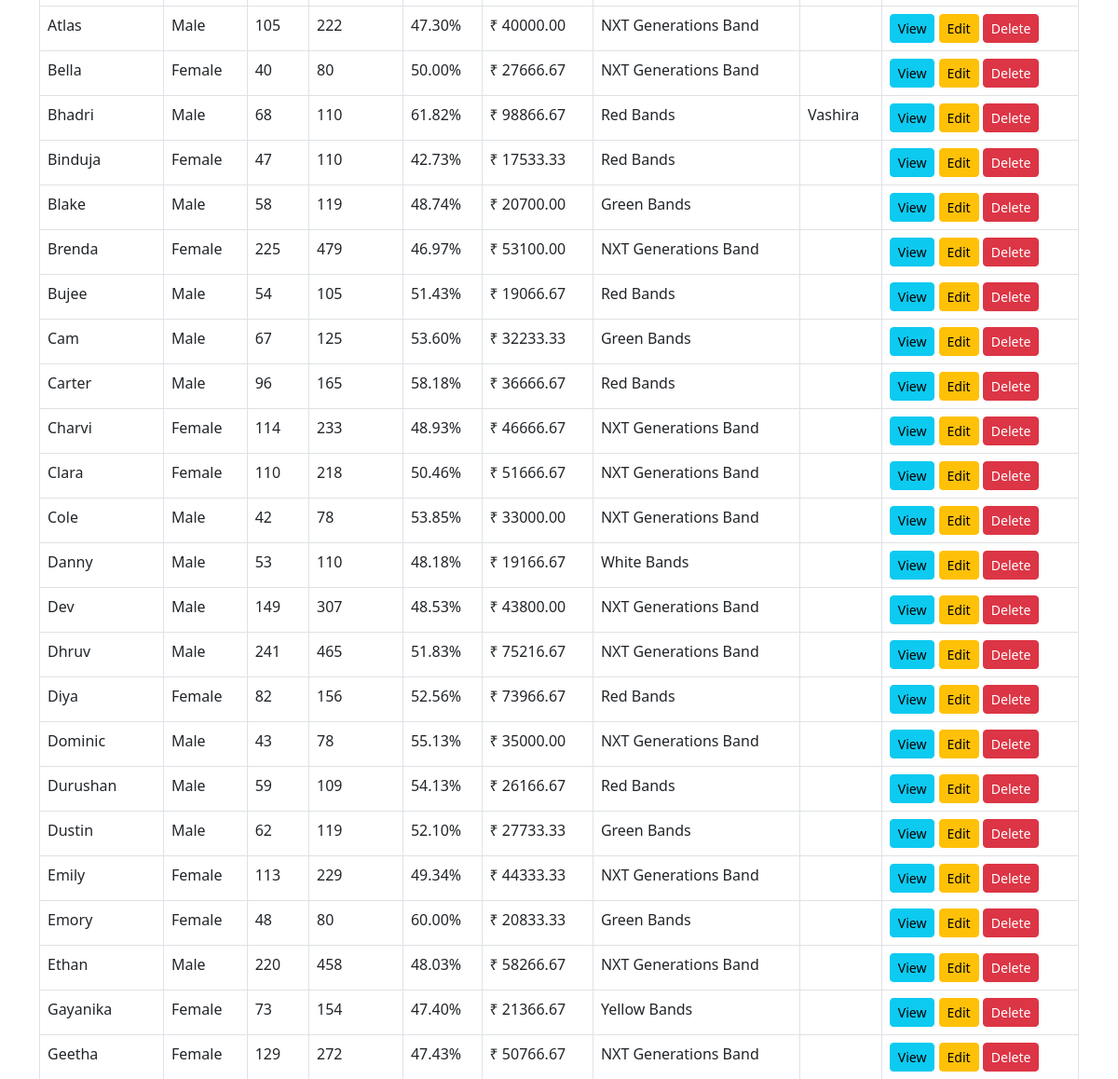
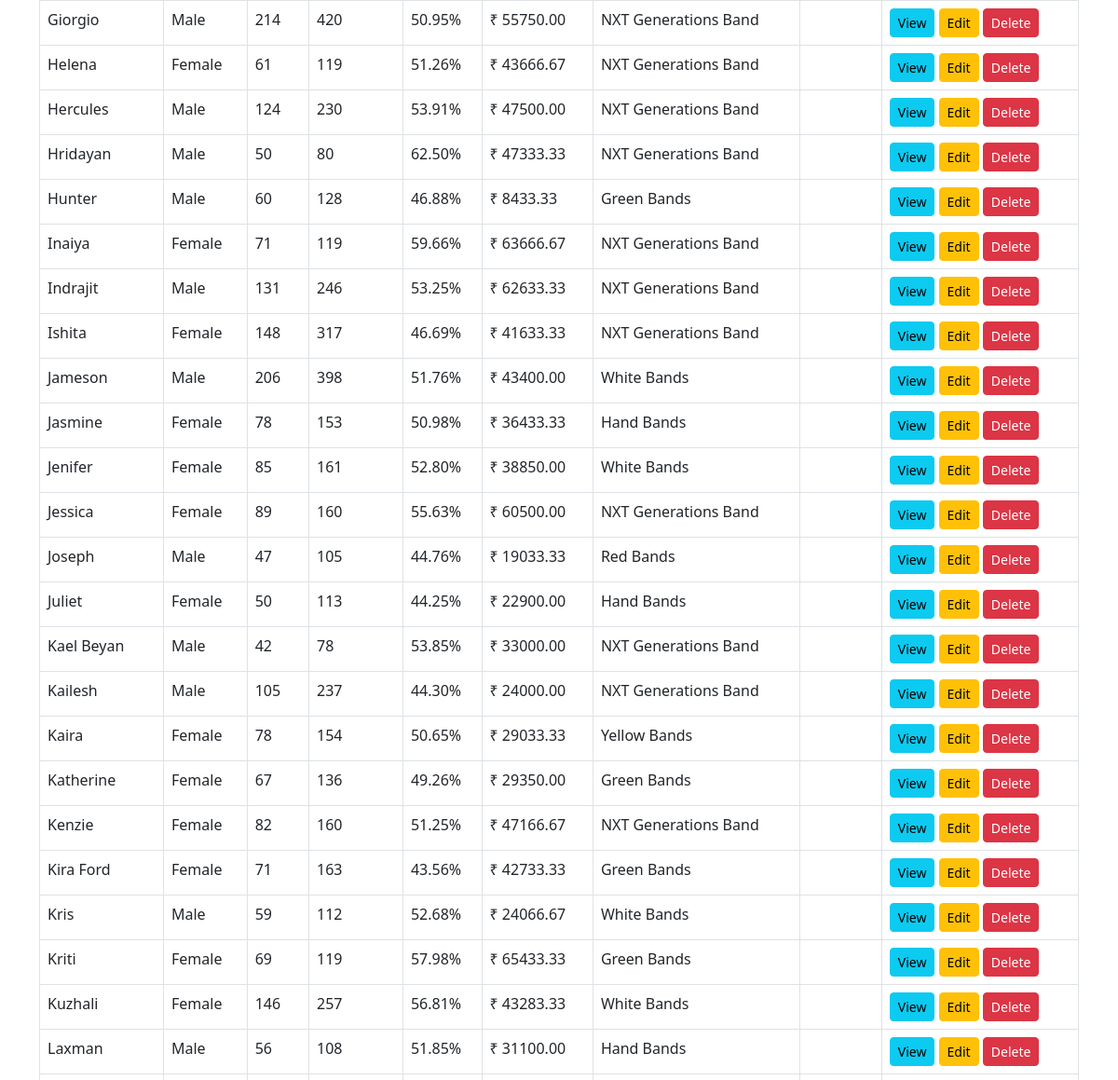
/academy/players/ (signed in, middle part), run on an earlier commit of the app's database (2 pictures, top to bottom).
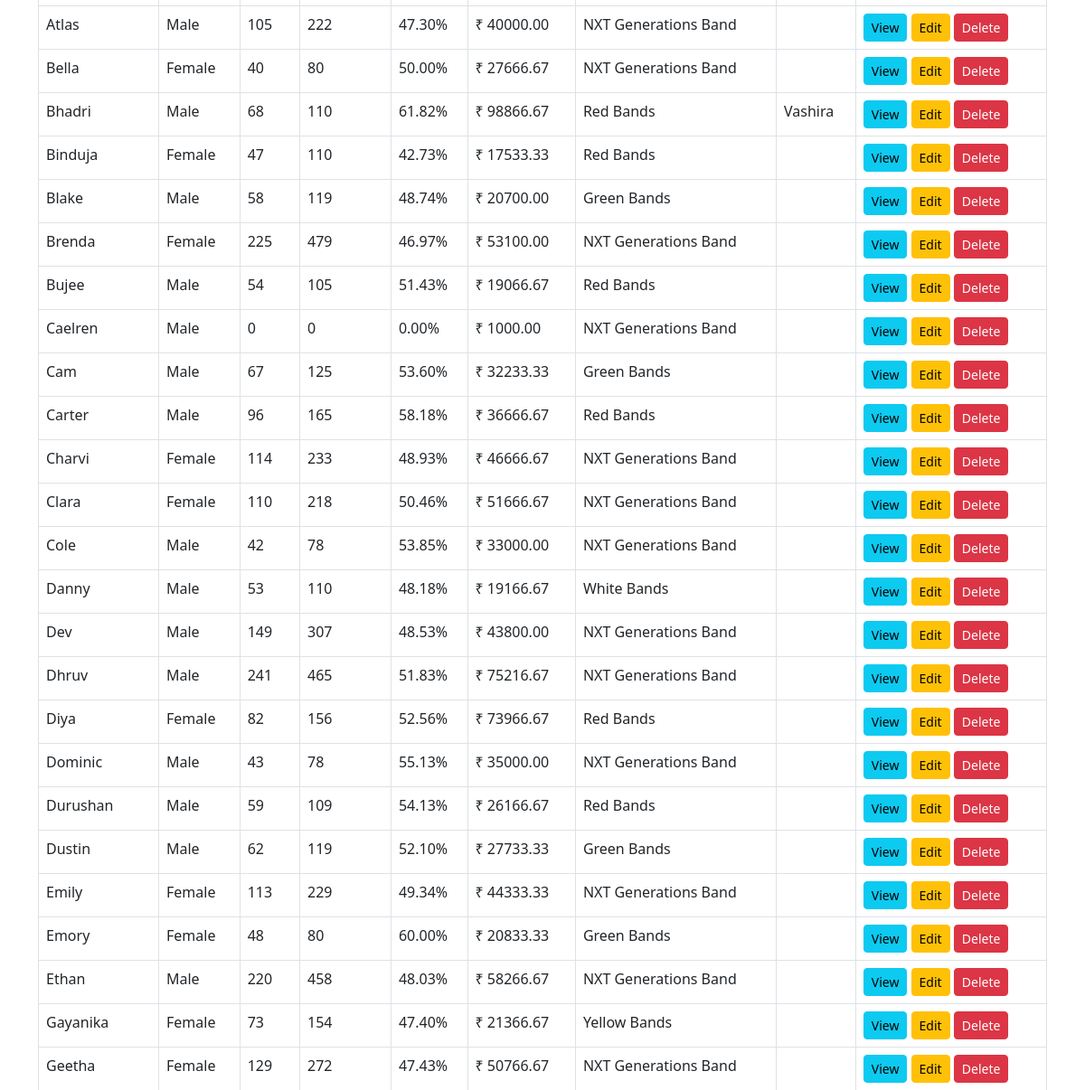
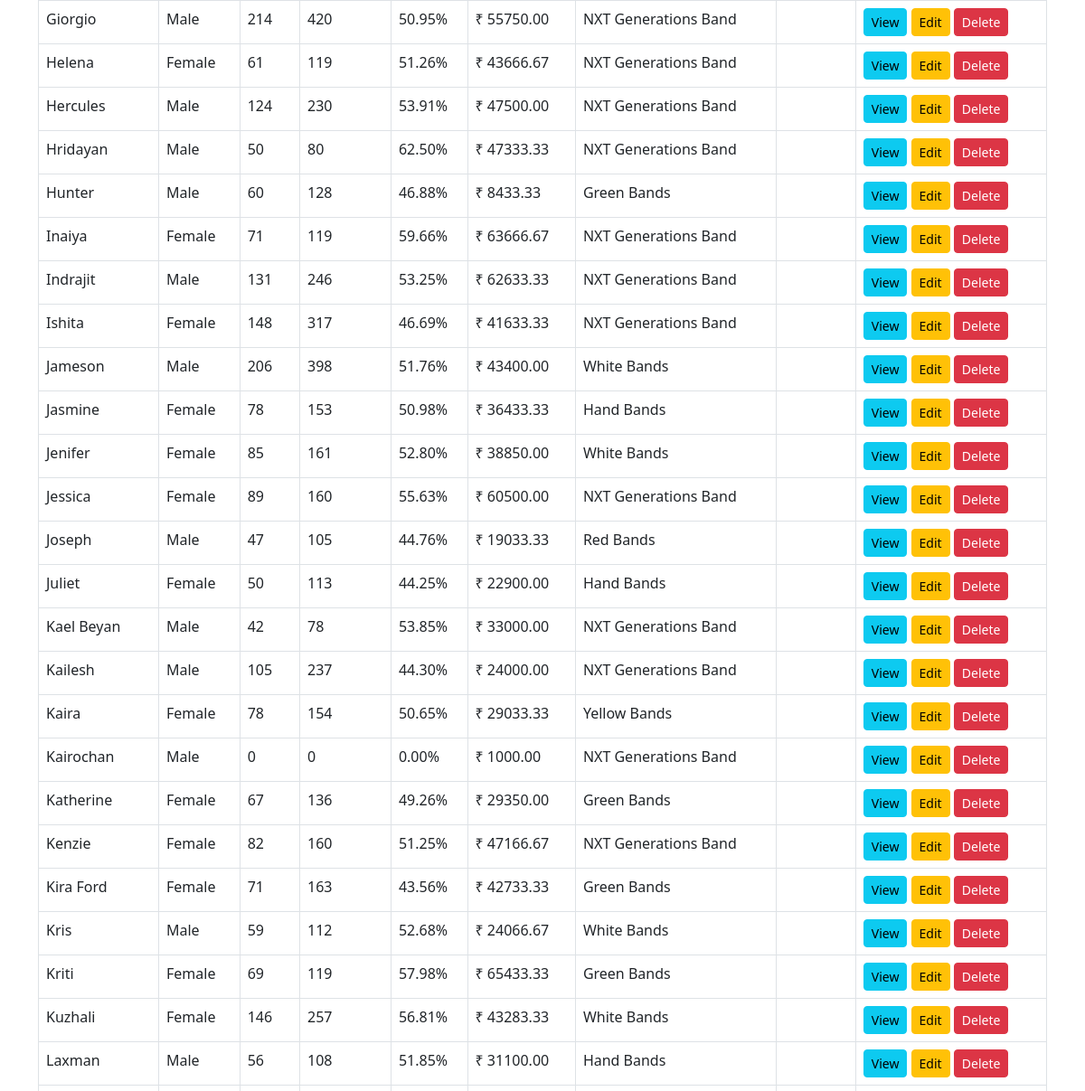
And on a later commit of the database (2 pictures, top to bottom).
### academy/models.py (models this page shows, shortened)
class Player(models.Model):
    GENDER_CHOICES = [
        ('Male', 'Male'),
        ('Female', 'Female'),
    ]
    name = models.CharField(max_length=200, unique=True)
    gender = models.CharField(max_length=10, choices=GENDER_CHOICES)
    band = models.ForeignKey(Band, on_delete=models.CASCADE, related_name='player_band')
    wins = models.PositiveIntegerField(default=0)
    matchesplayed = models.PositiveIntegerField(default=0)
    winningpercentage = models.FloatField(default=0)
    networth = models.FloatField(default=0)
    image_url = models.CharField(max_length=120, null=True, blank=True)
    is_active = models.BooleanField(default=True)
    objects = ActivePlayerManager()
    all_objects = models.Manager()
    spouse = models.OneToOneField(
        'self',
        on_delete=models.SET_NULL,
        null=True,
        blank=True,
        related_name="partner"
    )

class Band(models.Model):
    name = models.CharField(max_length=200)
    networth = models.FloatField(default=0)
    image_url = models.CharField(max_length=120, null=True, blank=True)
    emoji = models.CharField(max_length=5, null=True, blank=True)
    def __str__(self):
        return self.name

### academy/views.py (the view)
# urls.py: path('players/', views.player_list, name='player-list'),
@login_required
def player_list(request):
    form = PlayerFilterForm(request.GET or None)
    players = get_player_object_list(form)
    return render(
        request,
        "academy/players/player_list.html",
        {"players": players, "form": form, 'title': 'Players List',},
    )

### academy/models.py (called while the page is built)
    def get_queryset(self):
        return super().get_queryset().filter(is_active=True)

### academy/views.py (called while the page is built, shortened)
def get_player_object_list(form):
    players = Player.objects.all().order_by("name")
    return players

### templates/academy/players/player_list.html (shortened to what this page needs)
{% extends "base.html" %}
{% block content %}
<div class="table-responsive">
<table class="table table-hover table-bordered">
  <tbody id="table-body">
    {% include "academy/players/partials/table_body.html" %}
  </tbody>
</table>
</div>
{% endblock %}

### templates/academy/players/partials/table_body.html
{% if players %}
    {% for player in players %}
    <tr>
    <td>{{ player.name }}</td>
    <td>{{ player.gender }}</td>
    <td>{{ player.wins }}</td>
    <td>{{ player.matchesplayed }}</td>
    <td>{{ player.winningpercentage|floatformat:2 }}%</td>
    <td>₹ {{ player.networth|floatformat:2 }}</td>
    <td>{{ player.band.name }}</td>
    <td>
        {% if player and player.spouse %}
        {{ player.spouse.name }}
        {% endif %}
    </td>
    <td>
        <a href="{% url 'player-view' player.id %}" class="btn btn-info btn-sm">View</a>
        <a href="{% url 'player-update' player.pk %}" class="btn btn-sm btn-warning">Edit</a>
        <a class="btn btn-danger btn-sm"
            hx-get="{% url 'player-delete' player.pk %}"
            hx-target="#dialog"
            hx-swap="innerHTML">
        Delete
        </a>
    </td>
    </tr>
    {% empty %}
    <tr><td colspan="8" class="text-center">No players yet.</td></tr>
    {% endfor %}
{% endif %}

What changed in the data, as far as the page shows it:
added Player: name "Caelren", gender "Male", wins "0", matchesplayed "0", winningpercentage "0.00", networth "1000.00", band.name "NXT Generations Band"
added Player: name "Kairochan", gender "Male", wins "0", matchesplayed "0", winningpercentage "0.00", networth "1000.00", band.name "NXT Generations Band"
